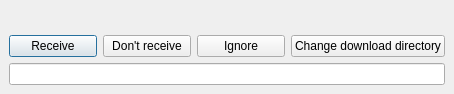
<ui version="4.0" >
 <author></author>
 <comment></comment>
 <exportmacro></exportmacro>
 <class>Dialog</class>
 <widget class="QDialog" name="Dialog" >
  <property name="geometry" >
   <rect>
    <x>0</x>
    <y>0</y>
    <width>454</width>
    <height>94</height>
   </rect>
  </property>
  <property name="windowTitle" >
   <string/>
  </property>
  <layout class="QGridLayout" >
   <property name="margin" >
    <number>9</number>
   </property>
   <property name="spacing" >
    <number>6</number>
   </property>
   <item row="1" column="0" >
    <layout class="QHBoxLayout" >
     <property name="margin" >
      <number>0</number>
     </property>
     <property name="spacing" >
      <number>6</number>
     </property>
     <item>
      <widget class="QPushButton" name="pushButton" >
       <property name="text" >
        <string>Receive</string>
       </property>
      </widget>
     </item>
     <item>
      <widget class="QPushButton" name="pushButton_2" >
       <property name="text" >
        <string>Don't receive</string>
       </property>
      </widget>
     </item>
     <item>
      <widget class="QPushButton" name="pushButton_3" >
       <property name="text" >
        <string>Ignore</string>
       </property>
      </widget>
     </item>
     <item>
      <widget class="QPushButton" name="pushButton_4" >
       <property name="text" >
        <string>Change download directory</string>
       </property>
      </widget>
     </item>
    </layout>
   </item>
   <item row="0" column="0" >
    <widget class="QLabel" name="label" >
     <property name="text" >
      <string/>
     </property>
    </widget>
   </item>
   <item row="2" column="0" >
    <widget class="QLineEdit" name="lineEdit" />
   </item>
  </layout>
 </widget>
 <pixmapfunction></pixmapfunction>
 <resources/>
 <connections/>
</ui>
